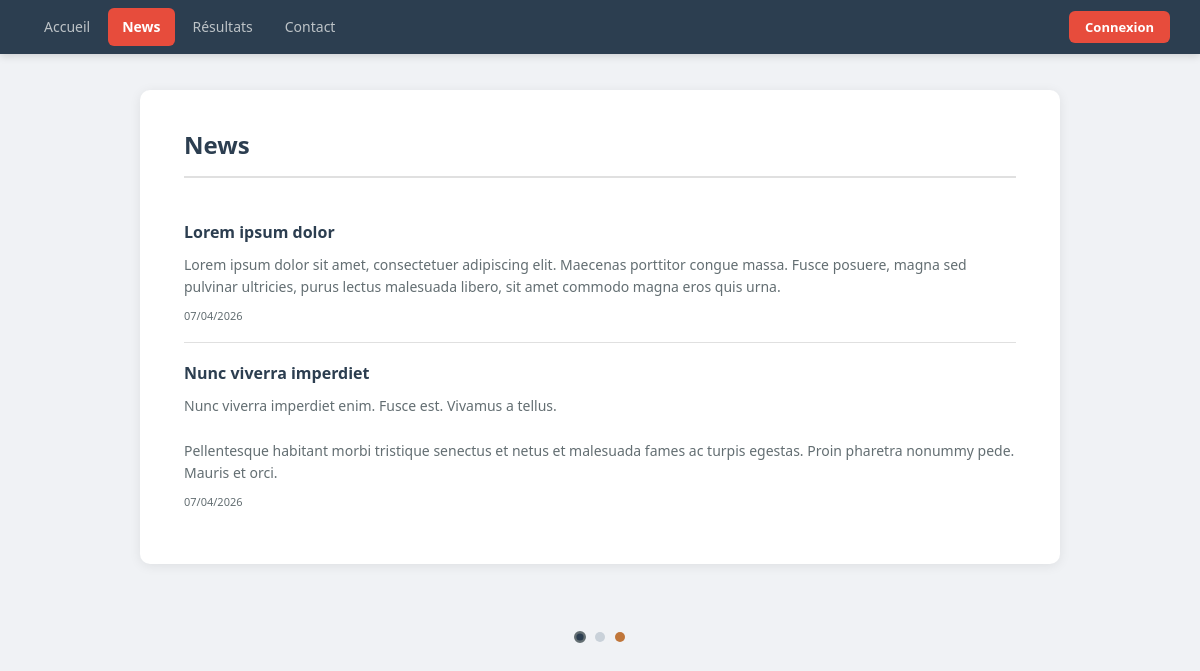
The app's page /index.php?page=news, older data.
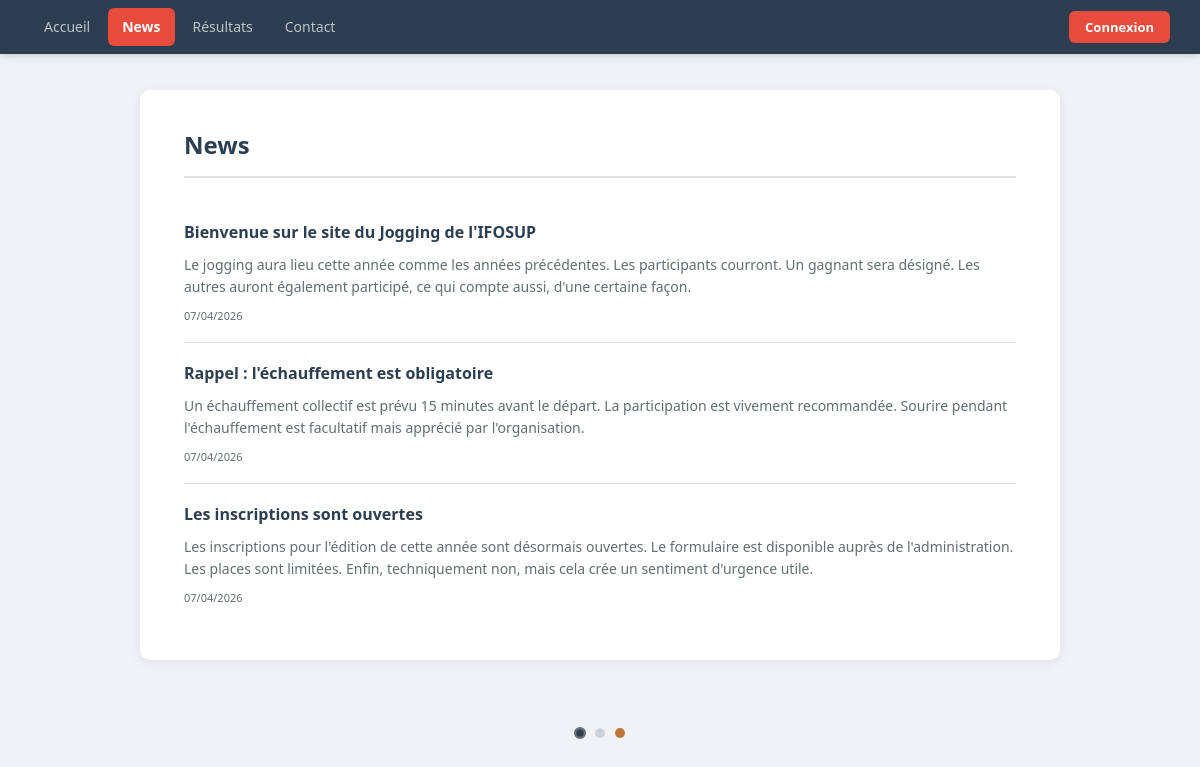
The same page, newer data.
### tables this page shows
CREATE TABLE IF NOT EXISTS news (
    NewID      INT          AUTO_INCREMENT PRIMARY KEY,
    NewTitre   VARCHAR(255) NOT NULL,
    NewContenu TEXT         NOT NULL,
    NewTone    VARCHAR(20)  NOT NULL DEFAULT 'officiel',
    NewDate    TIMESTAMP    DEFAULT CURRENT_TIMESTAMP
);

### pages/news.php (the view)
<?php
include('config/connexion.php');
$theme = $_SESSION['theme'] ?? 'officiel';
$req = $pdo->prepare('SELECT * FROM news WHERE NewTone = ? ORDER BY NewDate DESC');
$req->execute([$theme]);
?>
<h1><?= $theme === 'dark' ? 'News.' : ($theme === 'innojp' ? 'Ce qui se passe. Dans la vie, quoi.' : 'News') ?></h1>
<?php if ($req->rowCount() === 0): ?>
    <p><?= $theme === 'dark' ? 'Rien à signaler. C\'est peut-être mieux ainsi.' : 'Aucune news pour le moment.' ?></p>
<?php else: ?>
    <?php while ($ligne = $req->fetch()): ?>
        <div class="news-item">
            <h3><?= htmlspecialchars($ligne['NewTitre']) ?></h3>
            <p><?= nl2br(htmlspecialchars($ligne['NewContenu'])) ?></p>
            <?php if (!empty($ligne['NewDate'])): ?>
                <small style="color:var(--texte-doux); font-size:11px; margin-top:8px; display:block;">
                    <?= date('d/m/Y', strtotime($ligne['NewDate'])) ?>
                </small>
            <?php endif; ?>
        </div>
    <?php endwhile; ?>
<?php endif; ?>

### index.php (shortened to what this page needs)
<?php
$theme = $_SESSION['theme'] ?? 'officiel';
$page = $_GET['page'] ?? 'accueil';
$initiale = '';
?>
<!DOCTYPE html>
<html lang="fr">
<head>
    <link rel="stylesheet" href="css/style.css">
</head>
<body class="theme-<?= htmlspecialchars($theme) ?>">
<nav>
    <a href="index.php?page=accueil"   <?= $page === 'accueil'   ? 'class="actif"' : '' ?>>Accueil</a>
    <a href="index.php?page=news"      <?= $page === 'news'      ? 'class="actif"' : '' ?>>News</a>
    <a href="index.php?page=resultats" <?= $page === 'resultats' ? 'class="actif"' : '' ?>>Résultats</a>
    <a href="index.php?page=contact"   <?= $page === 'contact'   ? 'class="actif"' : '' ?>>Contact</a>
    <div class="nav-user">
        <?php if (!empty($_SESSION['connecte'])): ?>
            <div class="nav-avatar"><?= htmlspecialchars($initiale) ?></div>
            <span class="nav-nom"><?= htmlspecialchars($_SESSION['nom']) ?></span>
            <a href="actions/action-logout.php" class="btn-logout">Déconnexion</a>
        <?php else: ?>
            <a href="login.php" class="btn-connexion">Connexion</a>
        <?php endif; ?>
    </div>
</nav>
<div class="container">
    <?php include("pages/{$page}.php"); ?>
</div>
<footer>
    <div class="theme-switcher">
        <a href="actions/action-theme.php?theme=officiel"
           class="theme-dot dot-officiel <?= $theme === 'officiel' ? 'actif' : '' ?>"
           title="Officiel"></a>
        <a href="actions/action-theme.php?theme=dark"
           class="theme-dot dot-dark <?= $theme === 'dark' ? 'actif' : '' ?>"
           title="Dark"></a>
        <a href="actions/action-theme.php?theme=innojp"
           class="theme-dot dot-innojp <?= $theme === 'innojp' ? 'actif' : '' ?>"
           title="Innojp"></a>
    </div>
</footer>
</body>
</html>

### css/style.css (style rules this page uses)
:root { --primaire: #2c3e50; --primaire-hover: #34495e; --accent: #e74c3c; --accent-hover: #c0392b; --or: #f39c12; --argent: #95a5a6; --bronze: #cd7f32; --fond-page: #f0f2f5; --fond-carte: #ffffff; --fond-hover-row: #f8f9fa; --texte: #2d3436; --texte-doux: #636e72; --bordure: #e0e0e0; --ombre: 0 2px 12px rgba(0, 0, 0, 0.08); --ombre-nav: 0 2px 8px rgba(0, 0, 0, 0.15); --succes-fond: #eafaf1; --succes-texte: #1e8449; --erreur-fond: #fdf2f2; --erreur-texte: #c0392b; --largeur-max: 920px; --rayon: 6px; --rayon-lg: 10px; --transition: 0.2s ease; }
*, *::before, *::after { box-sizing: border-box; margin: 0; padding: 0; }
body { font-family: 'Segoe UI', Arial, sans-serif; background: var(--fond-page); color: var(--texte); line-height: 1.6; min-height: 100vh; }
nav { background: var(--primaire); padding: 0 30px; display: flex; align-items: center; gap: 4px; box-shadow: var(--ombre-nav); flex-wrap: wrap; min-height: 54px; }
nav a { color: #bdc3c7; text-decoration: none; padding: 8px 14px; border-radius: var(--rayon); font-size: 14px; transition: background var(--transition), color var(--transition); white-space: nowrap; }
nav a.actif { background: var(--accent); color: #ffffff; font-weight: 600; }
.nav-user { margin-left: auto; display: flex; align-items: center; gap: 10px; }
.nav-user a.btn-connexion { background: var(--accent); color: white; padding: 6px 16px; border-radius: var(--rayon); font-size: 13px; font-weight: 600; text-decoration: none; transition: background var(--transition); }
.container { max-width: var(--largeur-max); margin: 36px auto; background: var(--fond-carte); padding: 36px 44px; border-radius: var(--rayon-lg); box-shadow: var(--ombre); }
h1 { color: var(--primaire); font-size: 24px; font-weight: 700; margin-bottom: 24px; padding-bottom: 12px; border-bottom: 2px solid var(--bordure); }
p { color: var(--texte-doux); margin-bottom: 12px; }
.news-item { padding: 18px 0; border-bottom: 1px solid var(--bordure); }
.news-item:last-child { border-bottom: none; }
.news-item h3 { color: var(--primaire); font-size: 16px; margin-bottom: 8px; }
.news-item p { font-size: 14px; color: var(--texte-doux); margin: 0; }
footer { text-align: center; padding: 24px 0 16px; margin-top: 20px; }
.theme-switcher { display: inline-flex; gap: 10px; align-items: center; }
.theme-dot { width: 10px; height: 10px; border-radius: 50%; display: inline-block; cursor: pointer; transition: transform 0.2s ease, box-shadow 0.2s ease; text-decoration: none; border: 2px solid transparent; }
.theme-dot.actif { border-color: var(--texte-doux); transform: scale(1.2); }
.theme-dot.dot-officiel { background: #2c3e50; }
.theme-dot.dot-dark { background: #c9d1d9; }
.theme-dot.dot-innojp { background: #c0763a; }

Row changes from the older to the newer data that the page shows:
changed news: NewTitre "Lorem ipsum dolor" → "Bienvenue sur le site du Jogging de l'IFOSUP"; NewContenu "Lorem ipsum dolor sit amet, consectetuer adipiscing elit. Maecenas porttitor congue massa. Fusce posuere, magna sed pulvinar ultricies, purus lectus malesuada libero, sit amet commodo magna eros quis urna." → "Le jogging aura lieu cette année comme les années précédentes. Les participants courront. Un gagnant sera désigné. Les autres auront également participé, ce qui compte aussi, d'une certaine façon."
changed news: NewTitre "Nunc viverra imperdiet" → "Rappel : l'échauffement est obligatoire"; NewContenu "Nunc viverra imperdiet enim. Fusce est. Vivamus a tellus. Pellentesque habitant morbi tristique senectus et netus et malesuada fames ac turpis egestas. Proin pharetra nonummy pede. Mauris et orci." → "Un échauffement collectif est prévu 15 minutes avant le départ. La participation est vivement recommandée. Sourire pendant l'échauffement est facultatif mais apprécié par l'organisation."
added news: NewTitre "Les inscriptions sont ouvertes", NewContenu "Les inscriptions pour l'édition de cette année sont désormais ouvertes. Le formulaire est disponible auprès de l'administration. Les places sont limitées. Enfin, techniquement non, mais cela crée un sentiment d'urgence utile.", NewDate "07/04/2026"
